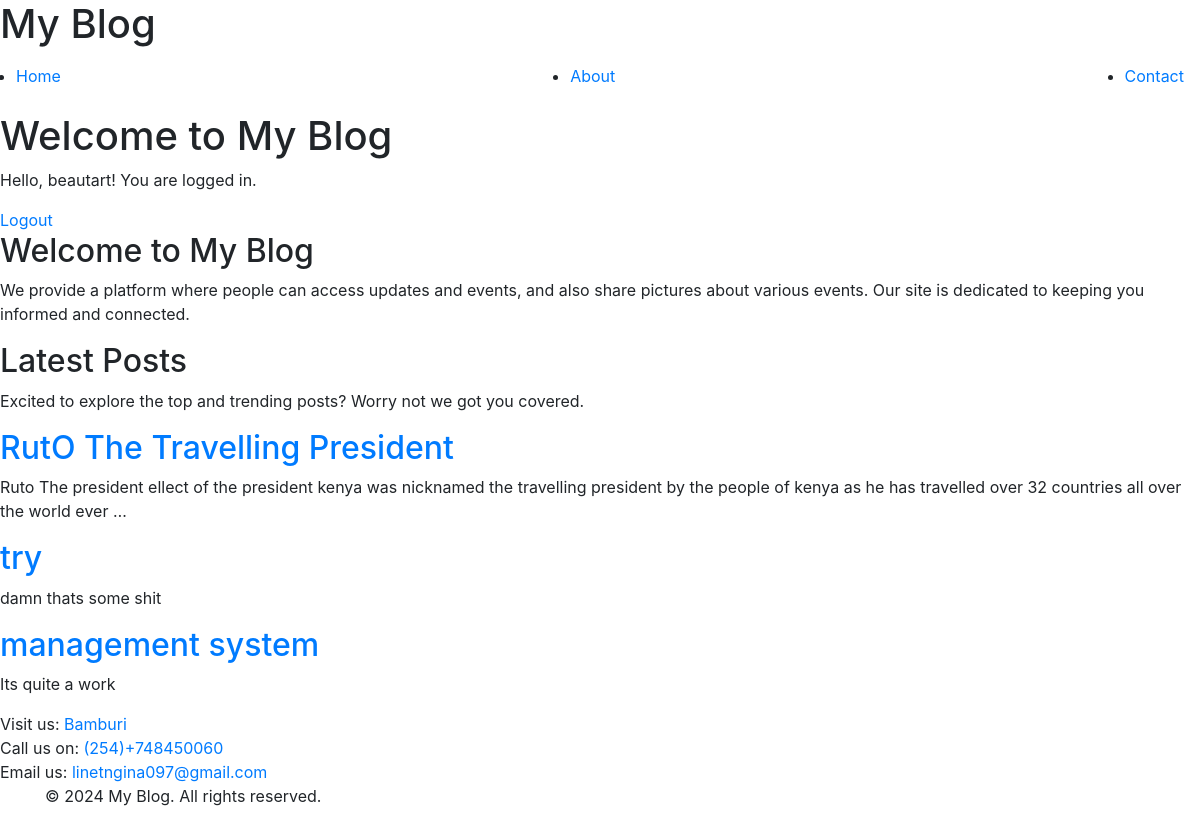
The app's page / (signed in) with its own data.
### blog/models.py (models this page shows, shortened)
class Post(models.Model):
    title = models.CharField(max_length=200)
    content = models.TextField()
    created_at = models.DateTimeField(auto_now_add=True)

### blog/views.py (the view)
# urls.py: path('', views.index, name='index'),
def index(request):
    posts = Post.objects.filter()
    return render(request, 'blog/index.html', {'posts': posts})

### blog/templates/blog/index.html (shortened to what this page needs)
{% extends "blog/base.html" %}
{% block content %}
    <h1>Welcome to My Blog</h1>
    {% if user.is_authenticated %}
        <p>Hello, {{ user.username }}! You are logged in.</p>
        <a href="{% url 'logout' %}">Logout</a>
    {% else %}
        <p>You are not logged in.</p>
        <a href="{% url 'login' %}">Login</a>
    {% endif %}
    <h2>Welcome to My Blog</h2>
    <p>We provide a platform where people can access updates and events, and also share pictures about various events. Our site is dedicated to keeping you informed and connected.</p>
    <h2>Latest Posts</h2>
    <p>Excited to explore the top and trending posts? Worry not we got you covered.</p>
    <div>
        {% for post in posts %}
            <h2><a href="{% url 'post_detail' post.id %}">{{ post.title }}</a></h2>
            <p>{{ post.content|truncatewords:30 }}</p>
        {% endfor %}
    </div>
{% endblock %}

### records on screen
Post: title "RutO The Travelling President", content "Ruto The president ellect of the president kenya was nicknamed the travelling president by the people of kenya as he has travelled over 32 countries all over the world ever …"
Post: title "try", content "damn thats some shit"
Post: title "management system", content "Its quite a work"

### other values on screen
{{ user.username }} "beautart"
